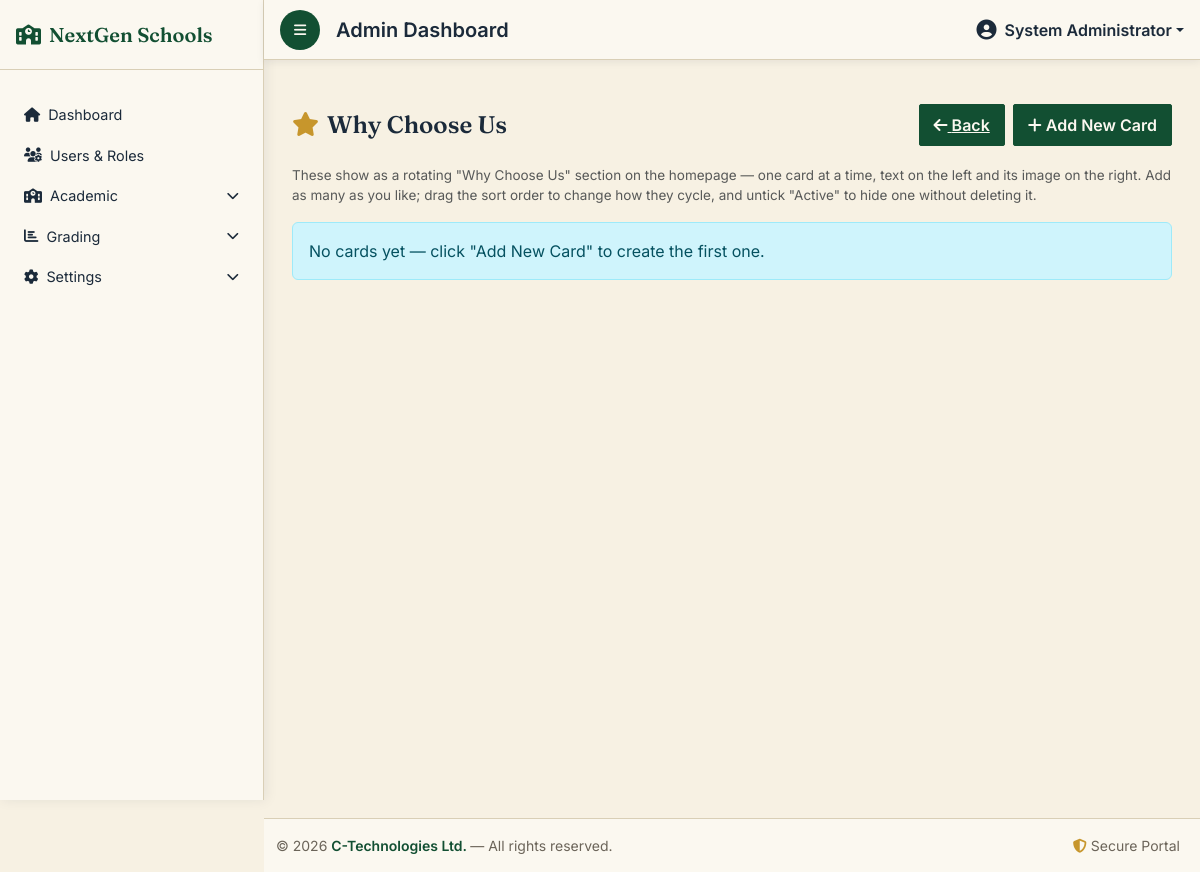
The app's page /dashboard/admin.php?page=why-choose-us (signed in), older data.
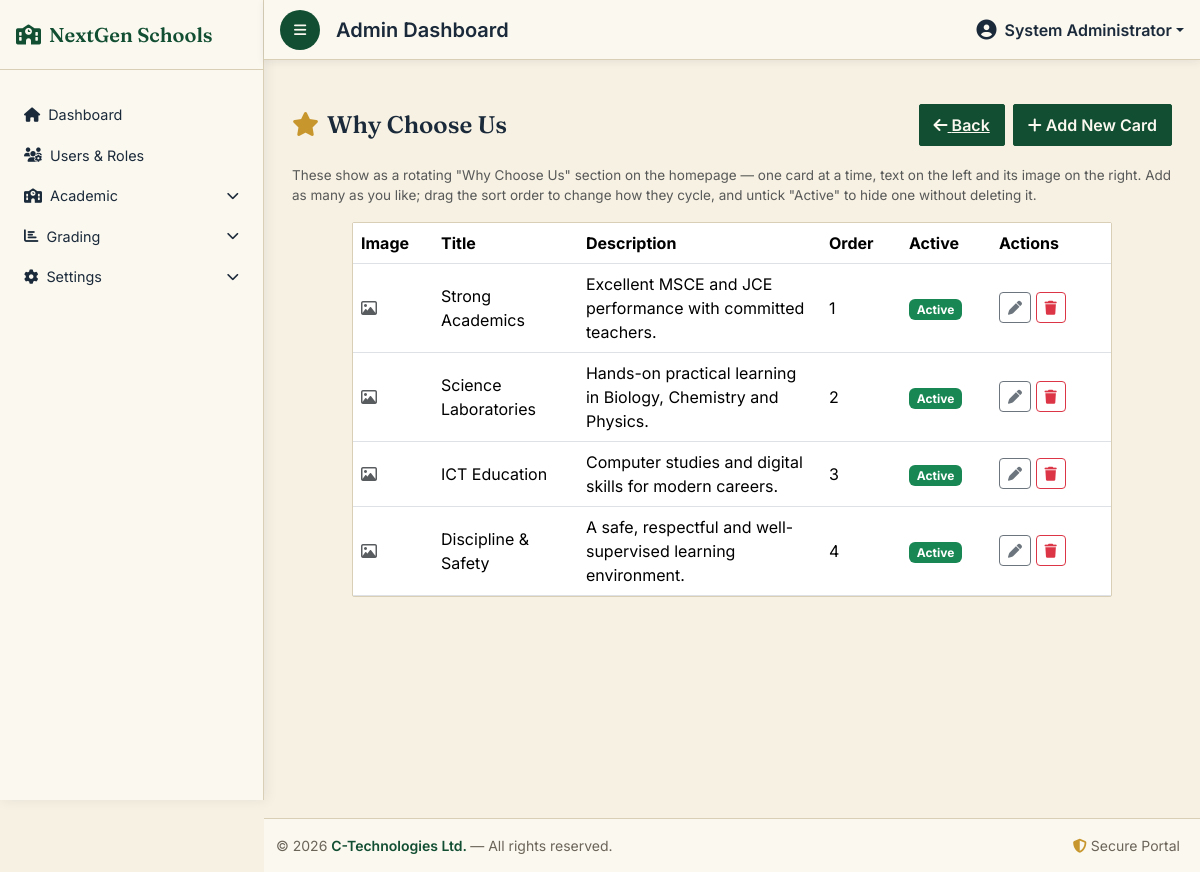
The same page, newer data.
### tables this page shows
CREATE TABLE IF NOT EXISTS why_choose_us (
    id          INT AUTO_INCREMENT PRIMARY KEY,
    title       VARCHAR(150) NOT NULL,
    body        TEXT NOT NULL,
    image_path  VARCHAR(255) NULL,
    sort_order  INT NOT NULL DEFAULT 0,
    is_active   TINYINT(1) NOT NULL DEFAULT 1,
    created_at  TIMESTAMP DEFAULT CURRENT_TIMESTAMP,
    updated_at  TIMESTAMP DEFAULT CURRENT_TIMESTAMP ON UPDATE CURRENT_TIMESTAMP
);

### model/GeneralSettingsModel.php (called while the page is built, shortened)
<?php
class GeneralSettingsModel {
    private $conn;
    public function __construct($conn) {
        $this->conn = $conn;
    }
    public function getSettings()
{
    $result = $this->conn->query("SELECT * FROM settings LIMIT 1");
    $stmt = $this->conn->prepare(
        "INSERT INTO settings (school_name) VALUES (?)"
    );
    $defaultName = 'NextGen Schools';
    $id = $this->conn->insert_id;
    $stmt = $this->conn->prepare(
        "SELECT * FROM settings WHERE id = ? LIMIT 1"
    );
    $stmt->bind_param("i", $id);
    $stmt->execute();
    return $stmt->get_result()->fetch_assoc();
}
}

### model/WhyChooseUsModel.php (called while the page is built, shortened)
<?php
class WhyChooseUsModel
{
    private $conn;
    public function __construct($conn)
    {
        $this->conn = $conn;
    }
    public function getAll(bool $activeOnly = false): array
    {
        $sql = "SELECT * FROM why_choose_us";
        $sql .= " ORDER BY sort_order ASC, id ASC";
        $result = $this->conn->query($sql);
        return $result ? $result->fetch_all(MYSQLI_ASSOC) : [];
    }
}

### views/why-choose-us.php (the view, shortened to what this page needs)
<?php
include('../config/db.php');
require_once('../model/WhyChooseUsModel.php');
$model = new WhyChooseUsModel($conn);
$items = $model->getAll();
?>
<div class="container-fluid py-3">
    <div class="lg-page-header">
        <h4 class="lg-page-title mb-0"><i class="fa-solid fa-star me-2" style="color:var(--gold);"></i>Why Choose Us</h4>
        <div class="d-flex gap-2">
            <a href="admin.php?page=settings-general" class="lg-btn-add">
                <i class="fa fa-arrow-left"></i> Back
            </a>
            <button type="button" class="lg-btn-add" data-bs-toggle="modal" data-bs-target="#whyModal" onclick="resetWhyForm()">
                <i class="fa fa-plus"></i> Add New Card
            </button>
        </div>
    </div>
    <p class="text-muted" style="font-size:13.5px;">
        These show as a rotating "Why Choose Us" section on the homepage — one card at a
        time, text on the left and its image on the right. Add as many as you like; drag
        the sort order to change how they cycle, and untick "Active" to hide one without
        deleting it.
    </p>
    <?php if (!$items): ?>
        <div class="alert alert-info">No cards yet — click "Add New Card" to create the first one.</div>
    <?php else: ?>
        <div class="lg-form-card p-0">
            <table class="table align-middle mb-0">
                <thead>
                    <tr>
                        <th style="width:80px;">Image</th>
                        <th>Title</th>
                        <th>Description</th>
                        <th style="width:80px;">Order</th>
                        <th style="width:90px;">Active</th>
                        <th style="width:120px;">Actions</th>
                    </tr>
                </thead>
                <tbody>
                    <?php foreach ($items as $item): ?>
                        <tr>
                            <td>
                                <?php if (!empty($item['image_path'])): ?>
                                    <img src="../<?= htmlspecialchars($item['image_path']) ?>" alt=""
                                         style="width:56px;height:56px;object-fit:cover;border-radius:.5rem;">
                                <?php else: ?>
                                    <span class="text-muted"><i class="fa-regular fa-image"></i></span>
                                <?php endif; ?>
                            </td>
                            <td><?= htmlspecialchars($item['title']) ?></td>
                            <td style="max-width:360px;"><?= htmlspecialchars(mb_strimwidth($item['body'], 0, 100, '…')) ?></td>
                            <td><?= (int) $item['sort_order'] ?></td>
                            <td>
                                <?php if ($item['is_active']): ?>
                                    <span class="badge bg-success">Active</span>
                                <?php else: ?>
                                    <span class="badge bg-secondary">Hidden</span>
                                <?php endif; ?>
                            </td>
                            <td>
                                <button type="button" class="btn btn-sm btn-outline-secondary"
                                        onclick='editWhyItem(<?= json_encode($item) ?>)'
                                        data-bs-toggle="modal" data-bs-target="#whyModal">
                                    <i class="fa fa-pen"></i>
                                </button>
                                <a href="admin.php?page=website-why-choose-us&action=delete&id=<?= $item['id'] ?>"
                                   class="btn btn-sm btn-outline-danger"
                                   onclick="return confirm('Delete this card? This cannot be undone.');">
                                    <i class="fa fa-trash"></i>
                                </a>
                            </td>
                        </tr>
                    <?php endforeach; ?>
                </tbody>
            </table>
        </div>
    <?php endif; ?>
</div>

### dashboard/admin.php (shortened to what this page needs)
<?php
include(__DIR__ . '/../config/db.php');
require_once(__DIR__ . '/../model/GeneralSettingsModel.php');
$currentPage = $_GET['page'] ?? 'dashboard';
?>
<!DOCTYPE html>
<html lang="en">
<head>
    <link rel="stylesheet" href="https://cdnjs.cloudflare.com/ajax/libs/font-awesome/6.5.0/css/all.min.css" />
    <link href="https://cdn.jsdelivr.net/npm/bootstrap@5.3.8/dist/css/bootstrap.min.css" rel="stylesheet">
    <link rel="stylesheet" href="../css/style.css">
</head>
<body>
<div class="wrapper">
    <?php include(__DIR__ . '/../views/sidebar.php'); ?>
    <div class="main">
        <?php include(__DIR__ . '/../views/header.php'); ?>
        <main class="content p-3">
            <?php
            $file = "../views/" . $currentPage . ".php";
            if (file_exists($file)) {
                include($file);
            } else {
                echo "<div class='alert alert-danger'>Page not found</div>";
            }
            ?>
        </main>
        <?php include(__DIR__ . '/../views/footer.php'); ?>
    </div>
</div>
</body>
</html>

### views/sidebar.php (shortened to what this page needs)
<?php
include('../config/db.php');
require_once('../model/GeneralSettingsModel.php');
$model = new GeneralSettingsModel($conn);
$settings = $model->getSettings();
$schoolName = $settings['school_name'] ?? 'NextGen Schools';
$logoPath   = $settings['logo_path'] ?? null;
$logoFullPath = $logoPath ? __DIR__ . '/../' . $logoPath : null;
$logoUrl = $logoPath ? BASE_URL . '/' . ltrim($logoPath, '/') : null;
function navItem($page, $label, $icon, $currentPage) {
    $active = $currentPage === $page ? 'lg-nav-active' : 'lg-nav-link';
    echo "
        <li>
            <a href=\"admin.php?page=$page\" class=\"d-flex align-items-center px-3 py-2 text-decoration-none $active\">
                <i class=\"$icon me-2\"></i>
                <span>$label</span>
            </a>
        </li>
    ";
}
?>
<aside id="sidebar" class="js-sidebar">
  <div class="d-flex flex-column h-100">
    <div class="sidebar-header d-flex justify-content-between align-items-center px-3 py-3 border-bottom">
      <a href="admin.php?page=dashboard" class="text-decoration-none fs-5 fw-semibold d-flex align-items-center">
        <?php if ($logoPath && file_exists($logoFullPath)): ?>
          <img src="<?= htmlspecialchars($logoUrl) ?>" alt="School Logo">
        <?php else: ?>
          <i class="fa-solid fa-school me-2"></i>
        <?php endif; ?>
        <span><?= htmlspecialchars($schoolName) ?></span>
      </a>
    </div>
    <ul class="sidebar-nav list-unstyled flex-grow-1 mt-3 mb-0 px-2" id="sidebarNav">
      <?php navItem('dashboard', 'Dashboard', 'fa-solid fa-house', $currentPage ?? ''); ?>
      <li>
        <a class="d-flex align-items-center px-3 py-2 text-decoration-none <?= in_array($currentPage ?? '', ['class', 'subject', 'exam']) ? '' : 'collapsed' ?>"
           data-bs-toggle="collapse" href="#academicMenu" aria-expanded="<?= in_array($currentPage ?? '', ['class', 'subject', 'exam']) ? 'true' : 'false' ?>">
          <i class="fa-solid fa-school me-2"></i>
          <span>Academic</span>
          <i class="fa-solid fa-chevron-down ms-auto small"></i>
        </a>
      </li>
      <li>
        <a class="d-flex align-items-center px-3 py-2 text-decoration-none <?= in_array($currentPage ?? '', ['report', 'grading']) ? '' : 'collapsed' ?>"
           data-bs-toggle="collapse" href="#gradingMenu" aria-expanded="<?= in_array($currentPage ?? '', ['report', 'grading']) ? 'true' : 'false' ?>">
          <i class="fa-solid fa-chart-bar me-2"></i>
          <span>Grading</span>
          <i class="fa-solid fa-chevron-down ms-auto small"></i>
        </a>
      </li>
      <li>
        <a class="d-flex align-items-center px-3 py-2 text-decoration-none <?= in_array($currentPage ?? '', ['settings-general', 'settings-report', 'settings-communication']) ? '' : 'collapsed' ?>"
           data-bs-toggle="collapse" href="#settingsMenu" aria-expanded="<?= in_array($currentPage ?? '', ['settings-general', 'settings-report', 'settings-communication']) ? 'true' : 'false' ?>">
          <i class="fa-solid fa-gear me-2"></i>
          <span>Settings</span>
          <i class="fa-solid fa-chevron-down ms-auto small"></i>
        </a>
      </li>
    </ul>
  </div>
</aside>

### views/header.php (shortened to what this page needs)
<?php
$navPhotoUrl = null;
?>
<nav class="ledger-header d-flex align-items-center px-3 py-2">
    <button
        class="btn btn-sm d-flex align-items-center justify-content-center me-3"
        id="sidebar-toggle"
        type="button">
        <i class="fa fa-bars"></i>
    </button>
    <h5 class="mb-0 fw-semibold d-none d-md-inline page-title">
        Admin Dashboard
    </h5>
    <ul class="navbar-nav">
        <li class="nav-item dropdown">
            <a href="#"
               class="nav-link dropdown-toggle d-flex align-items-center"
               data-bs-toggle="dropdown"
               aria-expanded="false">
                <?php if ($navPhotoUrl): ?>
                    <img
                        src="<?= htmlspecialchars($navPhotoUrl) ?>"
                        alt="Profile photo"
                        id="navProfilePhoto"
                        class="rounded-circle me-2 nav-profile-photo">
                <?php else: ?>
                <i id="navProfileIcon" class="fa fa-user-circle me-2 fs-5 nav-profile-icon"></i>
                <?php endif; ?>
                <span class="d-none d-md-inline fw-semibold nav-user-name">
                    <?= htmlspecialchars($_SESSION['user']['full_name'] ?? 'User') ?>
                </span>
            </a>
        </li>
    </ul>
</nav>

### views/footer.php
<footer class="footer ledger-footer py-3 mt-auto">
    <div class="container-fluid">
        <div class="row align-items-center small footer-content">
            <div class="col-12 col-md-6 text-center text-md-start mb-2 mb-md-0">
                &copy; <?= date('Y') ?>
                <a
                    href="https://www.ctechnologies.mw"
                    target="_blank"
                    class="text-decoration-none fw-semibold footer-company">
                    C-Technologies Ltd.
                </a>
                — All rights reserved.
            </div>
            <div class="col-12 col-md-6 text-center text-md-end">
                <span class="me-2">
                    <i class="fa-solid fa-shield-halved footer-icon"></i>
                    Secure Portal
                </span>
            </div>
        </div>
    </div>
</footer>

### css/style.css (style rules this page uses)
:root { --ink:#1B2A3A; --paper:#F7F1E3; --paper-2:#FBF8F0; --green:#1C7A4D; --green-dark:#124F32; --red:#B0332A; --gold:#C7962C; --rule:#D9CFB6; --muted:#6B6459; }
* { box-sizing:border-box; }
html, body { background:var(--paper); font-family:'Inter',sans-serif; color:var(--ink); padding: 0%; margin: 0%; }
main.content { background: var(--paper); }
main.content h1, main.content h2, main.content h3, main.content h4, main.content h5, main.content h6, main.content .card-title { font-family:'Fraunces',serif; font-weight:600; }
#sidebar.js-sidebar { position: fixed; top:0; left:0; width:264px; height:100vh; background:var(--paper-2); color:var(--ink); border-right:1px solid var(--rule) !important; overflow-y:auto; transition:all .3s ease; z-index:1000; box-shadow:2px 0 12px rgba(27,42,58,.08); }
.sidebar-header { height:70px; border-bottom:1px solid var(--rule) !important; }
.sidebar-header a { color:var(--green-dark)!important; font-family:'Fraunces',serif; font-weight:600; font-size:1rem; }
.sidebar-nav { padding-top:10px; }
.sidebar-nav li { margin-bottom:3px; }
.sidebar-nav a { color:var(--ink); border-radius:3px; font-size:.9rem; transition:.25s ease; }
.sidebar-nav > li > a[data-bs-toggle="collapse"] { color:var(--ink); }
#sidebar-toggle { width:40px; height:40px; background:var(--green-dark); color:var(--paper-2); border:none; border-radius:50%; }
.main { position:relative; margin-left:264px; width:calc(100% - 264px); min-height:100vh; display:flex; flex-direction:column; background:var(--paper); transition:all .3s ease; }
main.content { flex:1; padding:1.5rem; padding-top:80px; overflow-x:hidden; }
.main .footer { width:100%; }
.ledger-header { position: fixed; top: 0; left: 264px; right: 0; width: calc(100% - 264px); height: 60px; background: var(--paper-2); border-bottom: 1px solid var(--rule); box-shadow: 0 2px 8px rgba(27,42,58,.08); z-index: 1045; display: flex; align-items: center; flex-wrap: nowrap; padding: 0 1rem; }
.ledger-header .navbar-nav { margin-left: auto; flex-shrink: 0; white-space: nowrap; }
.ledger-header .page-title { min-width: 0; overflow: hidden; text-overflow: ellipsis; white-space: nowrap; }
.lg-page-header { display:flex; justify-content:space-between; align-items:center; margin-bottom:1.2rem; }
.lg-page-title { font-family:'Fraunces',serif; font-weight:600; color:var(--ink); }
.lg-btn-add { background:var(--green-dark); border:1px solid var(--green-dark); color:var(--paper-2); font-weight:600; border-radius:2px; padding:8px 14px; }
.ledger-footer { background:var(--paper-2); border-top:1px solid var(--rule); }
.footer-content { color:var(--muted); }
.footer-company { color:var(--green-dark); }
.footer-icon { color:var(--gold); }
.lg-form-card { background: var(--paper-2); border: 1px solid var(--rule); border-radius: 2px; padding: 32px; max-width: 760px; margin: 0 auto; }
:root { --nav-height: 72px; }
body { padding-top: var(--nav-height); }

Row changes from the older to the newer data that the page shows:
added why_choose_us: title "Strong Academics", body "Excellent MSCE and JCE performance with committed teachers.", sort_order "1", is_active "Active"
added why_choose_us: title "Science Laboratories", body "Hands-on practical learning in Biology, Chemistry and Physics.", sort_order "2", is_active "Active"
added why_choose_us: title "ICT Education", body "Computer studies and digital skills for modern careers.", sort_order "3", is_active "Active"
added why_choose_us: title "Discipline & Safety", body "A safe, respectful and well-supervised learning environment.", sort_order "4", is_active "Active"
Text that changed along with them:
text no longer shown: "No cards yet — click \"Add New Card\" to create the first one."
text now shown: "Image Title Description Order Active Actions"
